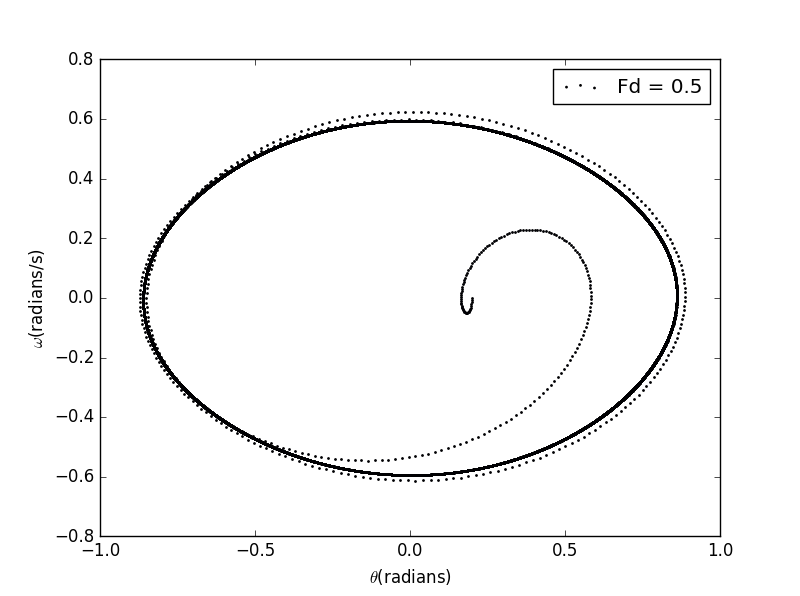

The script that drew this image:
import matplotlib.pyplot as pl
import math

class nonlinear_pendulum():
    def __init__(self, _omega0 = 0, _theta0 = 0, _dt = 0, _time = 0, _Fd = 0):
        self.omega0 = _omega0
        self.theta0 = _theta0
        self.dt = _dt
        self.time = _time
        self.Fd = _Fd
        
    def calculate(self):
        q = 0.5
        l = 9.8
        g = 9.8
        omega_d = float(2.0/3)
        self.omega = []
        self.theta = []
        self.t = []
		#self.a = []
		#self.b = []
        self.omega.append(self.omega0)
        self.theta.append(self.theta0)
        self.t.append(0)
        nsteps = int(self.time/self.dt)
        self.a = []
        self.b = []
        for i in range(1,nsteps):
            self.omega.append(self.omega[i-1] + (-g / l * math.sin(self.theta[i-1]) - q * self.omega[i-1] + self.Fd * math.sin(omega_d * self.t[i-1])) * self.dt)
            self.theta.append(self.theta[i-1] + self.omega[i] * self.dt)
            self.t.append(self.t[i-1] + self.dt)
            if self.theta[i] < - math.pi:
                self.theta[i] = self.theta[i] + 2 * math.pi
            if self.theta[i] > math.pi:
                self.theta[i] = self.theta[i] - 2 * math.pi
            if i % 400 == 0:
                self.a.append(self.omega[i])
                self.b.append(self.theta[i])
            #return 0
        return 0
#    def calculate_1(self):
#        self.a = []
#        self.b = []
#        self.a.append(self.omega0)
#        self.b.append(self.theta0)
#        nsteps = int(self.time / self.dt)
#        i = 0        
#        while i < nsteps:
#            self.a.append(self.omega[i])
#            self.b.append(self.theta[i])
#            i = i + 400
#        return 0
        
    def plot_2D(self,color):
        pl.plot(self.t,self.theta,color,label="Fd=%r"%(self.Fd))
        pl.title("$\\theta$ versus time")
        pl.xlabel("time(s)")
        pl.ylabel("$\\theta$(radians)")
    def plot_phase(self):
        global nsteps
        #pl.title("phase space")
        pl.xlabel("$\\theta$(radians)")
        pl.ylabel("$\\omega$(radians/s)")
        pl.scatter(self.theta,self.omega,s = 1,label='Fd = %r'%(self.Fd))
    def plot_attractor(self):
        pl.scatter(self.b,self.a,s = 2,label='$t=0.375n\\pi$')
        #pl.title("phase space")
        pl.xlabel("$\\theta$(radians)")
        pl.ylabel("$\\omega$(radians/s)")


a = nonlinear_pendulum(0,0.2,0.04,60,0)
a.calculate()
a.plot_2D("red")

b = nonlinear_pendulum(0,0.2,0.04,60,0.5)
b.calculate()
b.plot_2D("blue")

c = nonlinear_pendulum(0,0.2,0.04,60,1.2)
c.calculate()
c.plot_2D("green")

pl.legend()
pl.show()


a = nonlinear_pendulum(0,0.2,0.04,600,0.5)
a.calculate()
a.plot_phase()
pl.legend()
pl.show()

a = nonlinear_pendulum(0,0.2,0.04,600,1.2)
a.calculate()
a.plot_phase()
pl.legend()
pl.show()


b=nonlinear_pendulum(0,0.2,3*math.pi/800,10000 * math.pi,1.2)
b.calculate()
b.plot_attractor()
pl.legend()
pl.show()

b=nonlinear_pendulum(0,0.2,0.75*math.pi/800,10000 * math.pi,1.2)
b.calculate()
b.plot_attractor()
pl.legend()
pl.show()

b=nonlinear_pendulum(0,0.2,0.375*math.pi/400,10000 * math.pi,1.2)
b.calculate()
b.plot_attractor()
pl.legend()
pl.show()         
